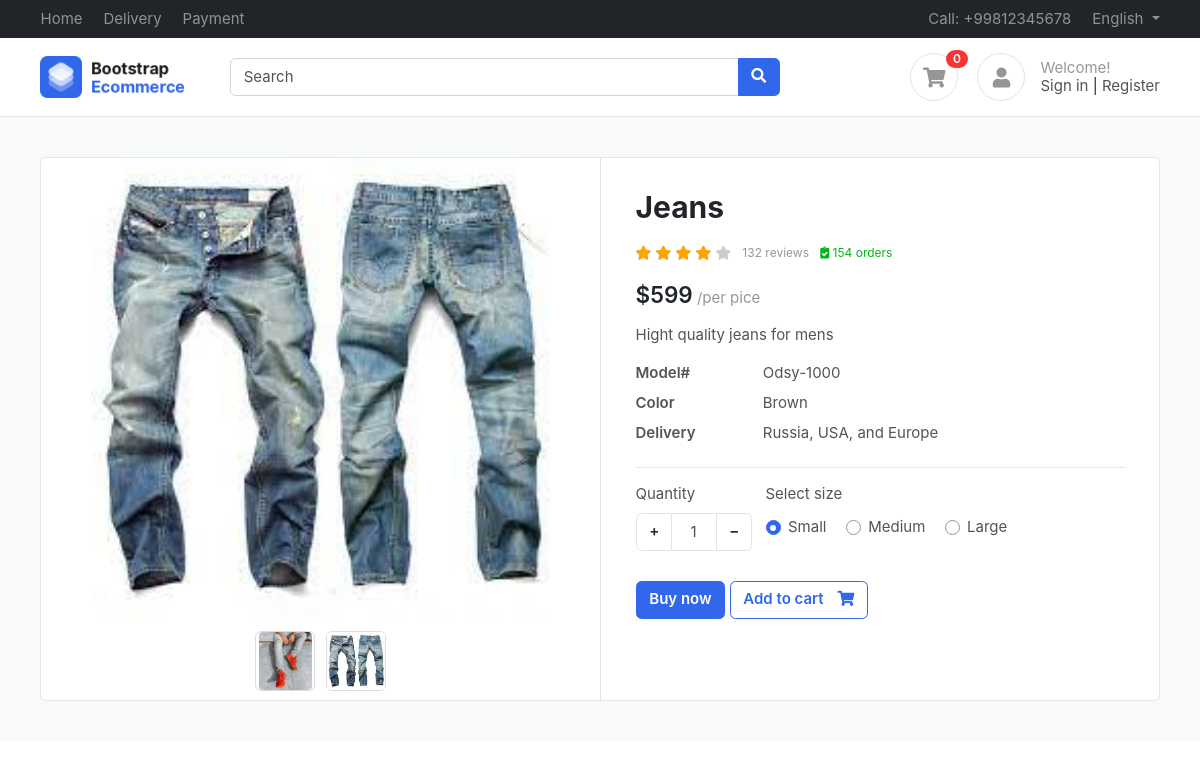
The app's page /product/jeans/ with its own data.
### products/models.py (models this page shows, shortened)
class Product(BaseModel):
    product_name = models.CharField(max_length=100)
    slug = models.SlugField(unique=True, null=True, blank=True)
    category = models.ForeignKey(Category, on_delete=models.CASCADE, related_name='products')
    price = models.IntegerField()
    product_description = models.TextField()
    color_varient = models.ManyToManyField(ColorVarient)
    size_varient = models.ManyToManyField(SizeVariennt)
    def __str__(self) -> str:
        return self.product_name

class ProductImage(BaseModel):
    product = models.ForeignKey(Product, on_delete=models.CASCADE, related_name='product_images')
    image = models.ImageField(upload_to='Files\Product')

### products/views.py (the view)
# urls.py: path('<slug>/', views.get_product, name='get_product')
def  get_product(request, slug):
    try :
        product = Product.objects.get(slug = slug)
        print(product)
        return render(request, 'product/product.html',{
            'product' : product
        })
    except Exception as e:
        print(e)

### templates/product/product.html (shortened to what this page needs)
{% extends "base/base.html" %}
{% block start %}
<section class="section-content padding-y bg">
    <div class="container">
    <div class="card">
        <div class="row no-gutters">
            <aside class="col-md-6">
    <article class="gallery-wrap">
    <div class="img-big-wrap">
      <div> <a href="#"><img src="{{ product.product_images.first.image.url }}"></a></div>
    </div>
    <div class="thumbs-wrap">
      {% for image in product.product_images.all %}
        <a href="#" class="item-thumb"> <img src=" {{image.image.url }} "></a>
      {% endfor %}
    </div>
    </article>
            </aside>
            <main class="col-md-6 border-left">
    <article class="content-body">
    <h2 class="title">{{ product.product_name }}</h2>
    <div class="rating-wrap my-3">
        <ul class="rating-stars">
            <li style="width:80%" class="stars-active">
                <i class="fa fa-star"></i> <i class="fa fa-star"></i>
                <i class="fa fa-star"></i> <i class="fa fa-star"></i>
            </li>
            <li>
                <i class="fa fa-star"></i> <i class="fa fa-star"></i>
                <i class="fa fa-star"></i> <i class="fa fa-star"></i>
                <i class="fa fa-star"></i>
            </li>
        </ul>
        <small class="label-rating text-muted">132 reviews</small>
        <small class="label-rating text-success"> <i class="fa fa-clipboard-check"></i> 154 orders </small>
    </div>
    <div class="mb-3">
        <var class="price h4">${{product.price}}</var>
        <span class="text-muted">/per pice</span>
    </div>
    <p>{{product.product_description}}</p>
    <dl class="row">
      <dt class="col-sm-3">Model#</dt>
      <dd class="col-sm-9">Odsy-1000</dd>
      <dt class="col-sm-3">Color</dt>
      <dd class="col-sm-9">Brown</dd>
      <dt class="col-sm-3">Delivery</dt>
      <dd class="col-sm-9">Russia, USA, and Europe </dd>
    </dl>
    <hr>
        <div class="form-row">
            <div class="form-group col-md flex-grow-0">
                <label>Quantity</label>
                <div class="input-group mb-3 input-spinner">
                  <div class="input-group-prepend">
                    <button class="btn btn-light" type="button" id="button-plus"> + </button>
                  </div>
                  <input type="text" class="form-control" value="1">
                  <div class="input-group-append">
                    <button class="btn btn-light" type="button" id="button-minus"> − </button>
                  </div>
                </div>
            </div>
            <div class="form-group col-md">
                    <label>Select size</label>
                    <div class="mt-1">
                        <label class="custom-control custom-radio custom-control-inline">
                          <div class="custom-control-label">Small</div>
                        </label>
                        <label class="custom-control custom-radio custom-control-inline">
                          <div class="custom-control-label">Medium</div>
                        </label>
                        <label class="custom-control custom-radio custom-control-inline">
                          <div class="custom-control-label">Large</div>
                        </label>
                    </div>
            </div>
        </div>
        <a href="#" class="btn  btn-primary"> Buy now </a>
        <a href="#" class="btn  btn-outline-primary"> <span class="text">Add to cart</span> <i class="fas fa-shopping-cart"></i>  </a>
    </article>
            </main>
        </div>
    </div>
    </div>
    </section>
{% endblock start %}

### static/assets/css/ui.css (style rules this page uses)
html { font-family: 'Inter', sans-serif; font-size: 15px; }
.content-body { flex: 1 1 auto; padding: 2rem 2.3rem; }
.padding-y { padding-top: 40px; padding-bottom: 40px; }
var { font-style: normal; }
article:after, .form-group:after { display: block; clear: both; content: ""; }
.bg { background-color: #f8f9fa; }
.card .title { color: #212529; }
.btn-light { background-color: #fff; border-color: #e4e4e4; }
.btn .text + i { margin-left: 10px; }
dl[class="row"] { margin-bottom: 0; }
.price { font-weight: 600; color: #212529; }
.label-rating { margin-left: 7px; display: inline-block; vertical-align: middle; }
.rating-stars { display: inline-block; vertical-align: middle; list-style: none; margin: 0; padding: 0; position: relative; white-space: nowrap; clear: both; }
.rating-stars i { font-size: 14px; color: #ccc; display: inline; }
.rating-stars li { display: block; text-overflow: clip; white-space: nowrap; z-index: 1; }
.rating-stars li.stars-active { z-index: 2; position: absolute; top: 0; left: 0; overflow: hidden; }
.rating-stars li.stars-active i { color: orange; }
.input-spinner { width: 120px; flex-wrap: nowrap; display: inline-flex; }
.input-spinner input.form-control { text-align: center; max-width: 46px; flex-basis: 46px; border-color: #e4e4e4; flex-grow: 0; }
.input-spinner .btn { width: 36px; text-align: center; }
.gallery-wrap .img-big-wrap { margin-bottom: 10px; border-radius: 0.37rem; overflow: hidden; background-color: #fff; }
.gallery-wrap .img-big-wrap a { text-align: center; display: block; }
.gallery-wrap .img-big-wrap img { height: 460px; width: auto; display: inline-block; cursor: zoom-in; }
.gallery-wrap .thumbs-wrap { text-align: center; }
.gallery-wrap .thumbs-wrap .item-thumb { width: 60px; height: 60px; border: 1px solid #ddd; border-radius: 6px; margin: 3px; display: inline-block; overflow: hidden; }
.gallery-wrap .thumbs-wrap img { max-width: 100%; max-height: 100%; object-fit: cover; border-radius: 4px; cursor: zoom-in; }

### records on screen
Product: product_images.first.image (picture), product_name "Jeans", price "599", product_description "Hight quality jeans for mens"
ProductImage: image (picture)
ProductImage: image (picture)
